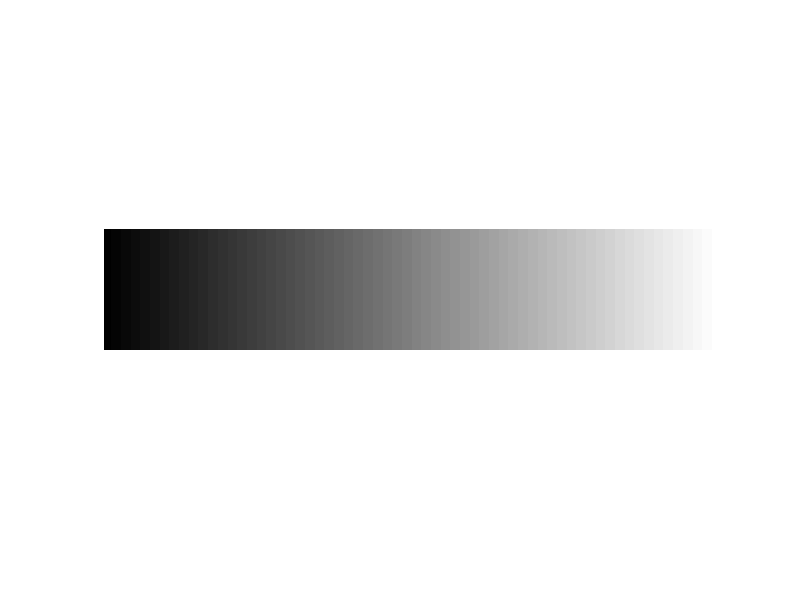

Write the MATLAB code that produced this figure.
im = zeros(50,256)
im = uint8(im)

for(i=1:1:size(im,1))
  for(j=1:1:size(im,2))
    im(i,j) = j;
  endfor
endfor

figure(1)
imshow(im)